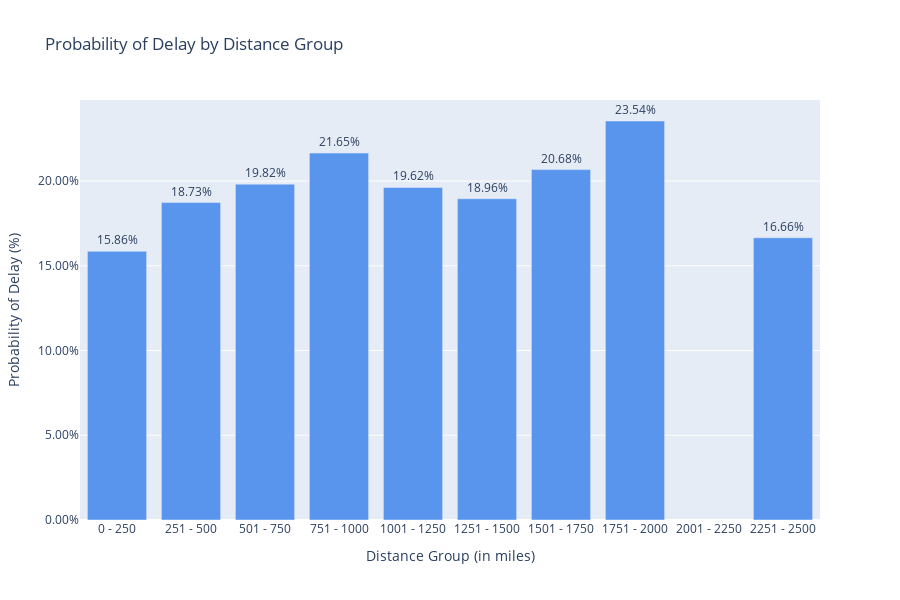

Here is the notebook cell this chart was saved with:
### Markdown cell above
> Tworzę wykres przy użyciu ramki `flight_delays_by_distance_group_df` zakłądająćże grupy odległosci są co 250 mil

### Code cell
fig = px.bar(data_frame=flight_delays_by_distance_group_df,
             x='distance_group',
             y='is_delayed',
             labels={'distance_group': 'Distance Group (in miles)', 'is_delayed': 'Probability of Delay (%)'},
             title='Probability of Delay by Distance Group',
             text_auto=True,
             height=600
            )
ranges = ['0 - 250', '251 - 500', '501 - 750', '751 - 1000', '1001 - 1250', '1251 - 1500', '1501 - 1750', '1751 - 2000', '2001 - 2250', '2251 - 2500']
fig.update_layout(hoverlabel=dict(bgcolor="white"),
                  hoverlabel_align = 'auto',
                  xaxis=dict(tickvals=[i for i in range(1,11)], 
                             ticktext=ranges)
                  )

fig.update_traces(marker_color='#5995ED',
                  hovertemplate='Distance group: <b>%{x}</b><br>Probability of Delay: <b>%{y:.2%}</b>',
                  textposition='outside')

fig.update_yaxes(tickformat='.2%')

fig.show()

### Figure 1 — Plotly figure (JSON) as saved in the notebook; plotly's stock layout.template omitted (floating-point values rounded to 4 significant figures)
{"data": [{"alignmentgroup": "True", "hovertemplate": "Distance group: <b>%{x}</b><br>Probability of Delay: <b>%{y:.2%}</b>", "legendgroup": "", "marker": {"color": "#5995ED", "pattern": {"shape": ""}}, "name": "", "offsetgroup": "", "orientation": "v", "showlegend": false, "textposition": "outside", "texttemplate": "%{y}", "type": "bar", "x": [1, 2, 3, 4, 5, 6, 7, 8, 10], "xaxis": "x", "y": [0.1586, 0.1873, 0.1982, 0.2165, 0.1962, 0.1896, 0.2068, 0.2354, 0.1666], "yaxis": "y"}], "layout": {"barmode": "relative", "height": 600, "hoverlabel": {"align": "auto", "bgcolor": "white"}, "legend": {"tracegroupgap": 0}, "title": {"text": "Probability of Delay by Distance Group"}, "xaxis": {"anchor": "y", "domain": [0, 1], "ticktext": ["0 - 250", "251 - 500", "501 - 750", "751 - 1000", "1001 - 1250", "1251 - 1500", "1501 - 1750", "1751 - 2000", "2001 - 2250", "2251 - 2500"], "tickvals": [1, 2, 3, 4, 5, 6, 7, 8, 9, 10], "title": {"text": "Distance Group (in miles)"}}, "yaxis": {"anchor": "x", "domain": [0, 1], "tickformat": ".2%", "title": {"text": "Probability of Delay (%)"}}}}
